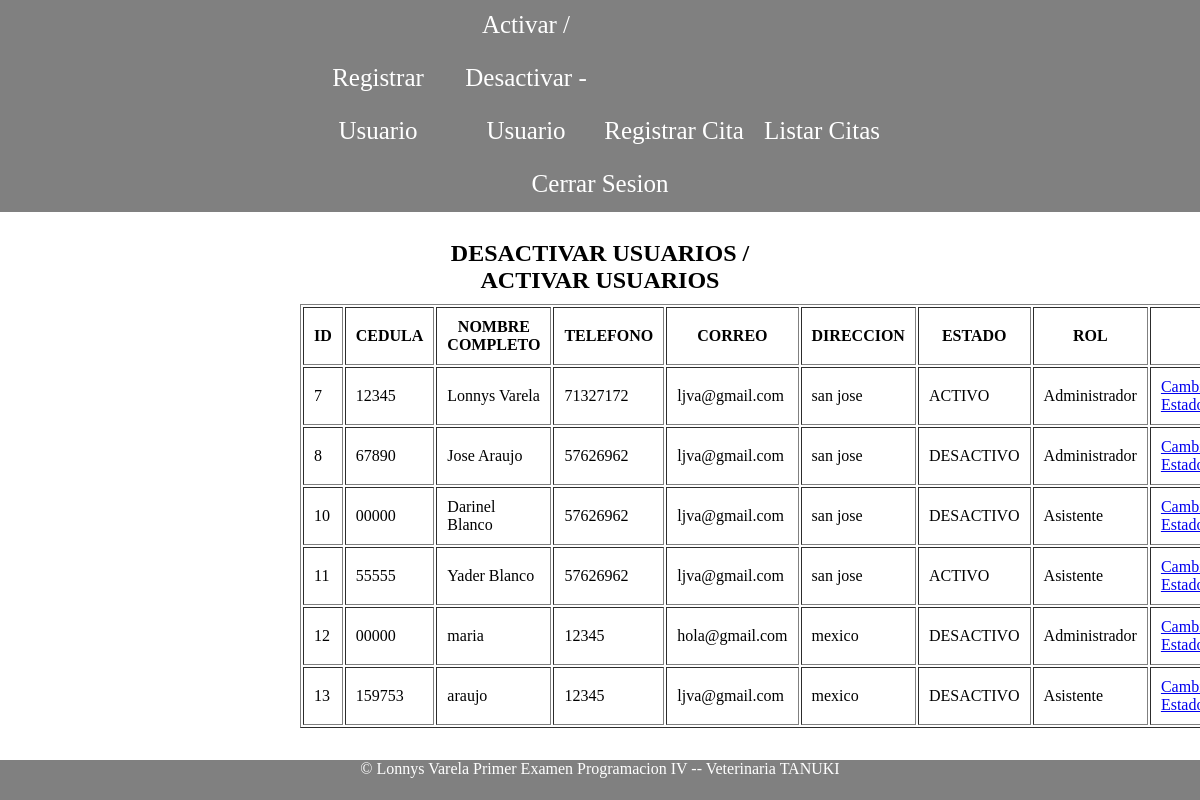
The page /UI/listarUsuarios.php (signed in) on the database its author committed.
### tables this page shows
CREATE TABLE `usuarios` (
  `id` int(11) NOT NULL,
  `cedula` varchar(50) NOT NULL,
  `nombre` varchar(50) NOT NULL,
  `telefono` int(10) NOT NULL,
  `correo` varchar(50) NOT NULL,
  `password` varchar(50) NOT NULL,
  `direccion` varchar(50) NOT NULL,
  `estado` int(11) NOT NULL,
  `rol` varchar(25) NOT NULL
);

### DL/ConexionDB.php (called while the page is built, shortened)
<?php
class ConexionDB {
    private $servidor = 'localhost';
    private $usuario = 'root';
    private $password = '';
    private $baseDatos = 'tanuki';
    private $coneccion;
    private function abrirConeccion(){
      $this->coneccion = mysqli_connect($this->servidor,$this->usuario,$this->password,$this->baseDatos);
      mysqli_query($this->coneccion, "SET NAMES 'utf8'");
    }
    public function getConeccion(){
      return $this->coneccion;
    }
    public function executeQueryReturnData($sql) {
       $registros = array();
       $resultado = $this->coneccion->query($sql);
       while($row = mysqli_fetch_assoc($resultado)){
          array_push($registros, $row);
       }
       return $registros;
    }
    public function cerrarConeccion(){
       $this->coneccion=null;
    }
}

### BL/usuarioServicios.php (called while the page is built, shortened)
<?php
require_once dirname(__DIR__).'/DL/ConexionDB.php';
require_once dirname(__DIR__).'/Entidades/Usuario.php';
class usuarioServicios {
    private $DB;
    public function __construct() {
        $this->DB = new ConexionDB();
    }
    public function listaUsers(){
        $this->DB->getConeccion();
        $sql = "SELECT * FROM USUARIOS";
        $datos = $this->DB->executeQueryReturnData($sql);
        $usuarios = array();
        foreach ($datos as $posicion => $fila){
            $usuario = new Usuario($fila['id'],$fila['cedula'],$fila['nombre'],$fila['telefono'],$fila['correo'],$fila['password'],$fila['direccion'],$fila['estado'],$fila['rol']);
            array_push($usuarios, $usuario);
        }
        $this->DB->cerrarConeccion();
        return $usuarios;
    }
}

### Entidades/Usuario.php (called while the page is built, shortened)
<?php
class Usuario {
    private $id;
    private $cedula;
    private $nombre;
    private $telefono;
    private $correo;
    private $direccion;
    private $estado;
    private $rol;
    function __construct($id, $cedula, $nombre, $telefono, $correo, $password, $direccion, $estado, $rol) {
        $this->id = $id;
        $this->cedula = $cedula;
        $this->nombre = $nombre;
        $this->telefono = $telefono;
        $this->correo = $correo;
        $this->direccion = $direccion;
        $this->estado = $estado;
        $this->rol = $rol;
    }
    function getId() {
        return $this->id;
    }
    function getCedula() {
        return $this->cedula;
    }
    function getNombre() {
        return $this->nombre;
    }
    function getTelefono() {
        return $this->telefono;
    }
    function getCorreo() {
        return $this->correo;
    }
    function getDireccion() {
        return $this->direccion;
    }
    function getEstado() {
        return $this->estado;
    }
    function getRol() {
        return $this->rol;
    }
}
?>

### UI/listarUsuarios.php (the view)
<?php include_once dirname(__DIR__).'/UI/Include/encabezado.php'; require_once dirname(__DIR__).'/BL/usuarioServicios.php';
        $servicio = new usuarioServicios();
        $listado = $servicio->listaUsers();
;?>
<section>
    <br>
    <h1>DESACTIVAR USUARIOS / ACTIVAR USUARIOS</h1>
    <table id="t1" border="1">
        <thead>
            <tr>
                <th>ID</th>
                <th>CEDULA</th>
                <th>NOMBRE COMPLETO</th>
                <th>TELEFONO</th>
                <th>CORREO</th>
                <th>DIRECCION</th>
                <th>ESTADO</th>
                <th>ROL</th>
                <th></th>
            </tr>
        </thead>
        <tbody>
            <?php
                   if(count($listado)>0):
                   foreach($listado as $posicion=> $user):?>
                   <tr>
                       <td><?=$user->getId();?></td>
                       <td><?=$user->getCedula();?></td>
                       <td><?=$user->getNombre();?></td>
                       <td><?=$user->getTelefono();?></td>
                       <td><?=$user->getCorreo();?></td>
                       <td><?=$user->getDireccion();?></td>
                       <td><?php if($user->getEstado() == 1){echo'ACTIVO';}else{echo'DESACTIVO';}?></td>
                       <td><?=$user->getRol();?></td>
                       <td><a href="../BL/usuarioController.php?accion=status&codigo=<?=$user->getId();?>">Cambiar Estado</a></td>
                   </tr>
                <?php
                   endforeach;
                   endif;
                ?>
        </tbody>
    </table>
</section>
<?php include_once dirname(__DIR__).'/UI/include/pie.php'; ?>

### UI/Include/encabezado.php (shortened to what this page needs)
<!DOCTYPE html>
<html lang="es">
    <head>
        <link rel="stylesheet" type="text/css" href="<?=URL?>UI/Css/estilos.css">
    </head>
    <body>
        <nav>
            <ul>
                <?php if($_SESSION['tipoUsuario'] == 'Administrador'){ ?>
                <li><a href="<?=URL?>UI/registrarUsuario.php">Registrar Usuario</a></li>
                <li><a href="<?=URL?>UI/listarUsuarios.php">Activar / Desactivar - Usuario</a></li>
                <li><a href="<?=URL?>UI/registrarCita.php">Registrar Cita</a></li>
                <li><a href="<?=URL?>UI/listarCitas.php">Listar Citas</a></li>
                <li><a href="<?=URL?>BL/usuarioController.php?accion=close">Cerrar Sesion</a></li>
                <?php }else{?>
                <li><a href="<?=URL?>UI/registrarCita.php">Registrar Cita</a></li>
                <li><a href="<?=URL?>UI/listarCitas.php">Listar Citas</a></li>
                <li><a href="<?=URL?>BL/usuarioController.php?accion=close">Cerrar Sesion</a></li>
                <?php }?>
            </ul>
        </nav>

### UI/Include/pie.php
<footer>
        <p>&copy; Lonnys Varela Primer Examen Programacion IV -- Veterinaria TANUKI<p>
        </footer>
    </body>
</html>

### UI/Css/estilos.css (style rules this page uses)
* { margin: 0; padding: 0; }
nav { position:relative; margin:auto; width:100%; height:auto; background:gray; }
nav ul { position:relative; margin:auto; width:50%; text-align: center; }
nav ul li { display:inline-block; width:24%; line-height: 50px; list-style: none; }
nav ul li a { color:white; text-decoration: none; font-size: 25px; }
section { position: relative; margin: auto; width:400px; }
section h1 { position: relative; margin: auto; padding:10px; text-align: center; }
table { position:relative; margin:auto; width:100%; }
table#t1 { left:-25%; }
table thead tr th { padding:10px; }
table tbody tr td { padding:10px; }
html { min-height: 100%; position: relative; }
body { margin: 0; margin-bottom: 40px; }
footer { background:gray; position: absolute; bottom: 0; width: 100%; height: 40px; color: white; text-align: center; }

### rows shown on the page
usuarios: id "7", cedula "12345", nombre "Lonnys Varela", telefono "71327172", correo "ljva@gmail.com", direccion "san jose", estado "ACTIVO", rol "Administrador"
usuarios: id "8", cedula "67890", nombre "Jose Araujo", telefono "57626962", correo "ljva@gmail.com", direccion "san jose", estado "DESACTIVO", rol "Administrador"
usuarios: id "10", cedula "00000", nombre "Darinel Blanco", telefono "57626962", correo "ljva@gmail.com", direccion "san jose", estado "DESACTIVO", rol "Asistente"
usuarios: id "11", cedula "55555", nombre "Yader Blanco", telefono "57626962", correo "ljva@gmail.com", direccion "san jose", estado "ACTIVO", rol "Asistente"
usuarios: id "12", cedula "00000", nombre "maria", telefono "12345", correo "hola@gmail.com", direccion "mexico", estado "DESACTIVO", rol "Administrador"
usuarios: id "13", cedula "159753", nombre "araujo", telefono "12345", correo "ljva@gmail.com", direccion "mexico", estado "DESACTIVO", rol "Asistente"
